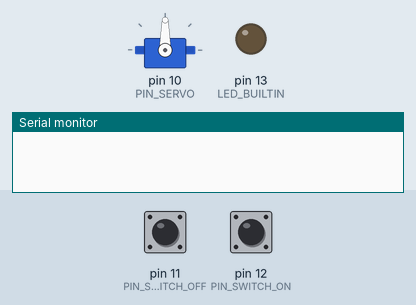
Recording of a sketch running on a simulated Arduino Uno, built with avr-gcc and run on an emulated ATmega328P. On the bench: servo, output pins drawn as LEDs (lit = HIGH), the last lines printed to the serial monitor. Inputs (shaded band) come from the test bench; at power-on: pin 12 (PIN_SWITCH_ON) HIGH, pin 11 (PIN_SWITCH_OFF) HIGH.

Above: at 1.2 s.
1.3 s: pin 12 (PIN_SWITCH_ON) pulled LOW for 0.15 s
At 1.9 s:
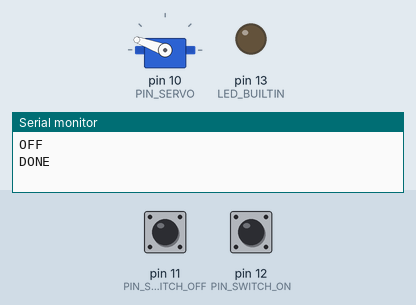
2.9 s: pin 11 (PIN_SWITCH_OFF) pulled LOW for 0.15 s
At 3.5 s:
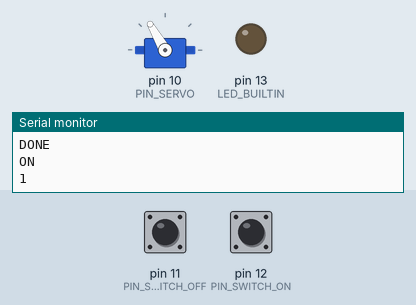
5.1 s: pin 12 (PIN_SWITCH_ON) pulled LOW for 1 s
At 5.8 s:
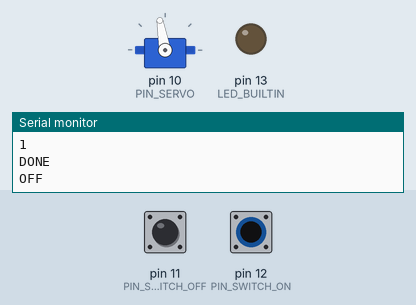
7.6 s: pin 11 (PIN_SWITCH_OFF) pulled LOW for 1 s
10.6 s: pin 12 (PIN_SWITCH_ON) pulled LOW for 3.2 s
15.3 s: pin 11 (PIN_SWITCH_OFF) pulled LOW for 3.2 s
At 16.2 s:
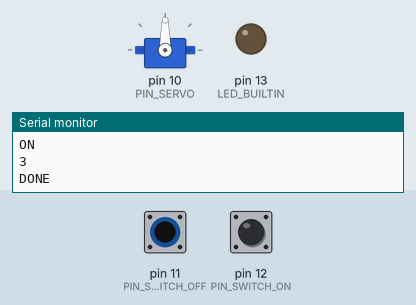
Timing chart, 0 to 18.3 s (numbered marks = the images above; inputs shaded):
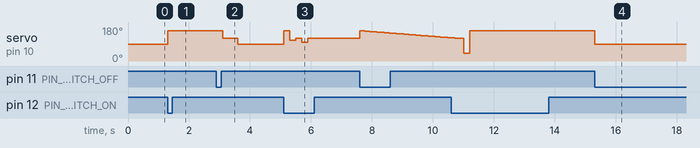

Measured:
- after the input at 1.3 s, servo on pin 10 (PIN_SERVO): 90° → 160° at once
- after the input at 2.9 s, servo on pin 10 (PIN_SERVO): 160° → 120° after 0.20 s, → 90° 0.50 s later
- after the input at 5.1 s, servo on pin 10 (PIN_SERVO): 90° → 160° at once, → 110° 0.20 s later, → 120° 0.20 s later, → 100° 0.20 s later, … (5 changes in this stretch)
- after the input at 15.3 s, servo on pin 10 (PIN_SERVO): 160° → 90° at once

The sketch:

useless_box.ino
```cpp
/* Der graue Teil ist für Benutzer, zum lesen. Genau. Lesen.
  Dies ist ein kleines Arduino Projekt zum Betrieb einer Useless-Box.

  Die Useless Box besteht aus einem Servo, einem Schalter, einem Mikrocontroller und einigen Kunststoffteilen.

  Wenn der Benutzer den Schalter umlegt, ist die Maschine im Ein-Zustand. Nun betätigt der Servo den Schalter um wieder im Aus-Zustand zu sein.

  Die verwendeten PINS sind:

  Für den Servo:
  5V                                     an 5V
  GND                                    an GND
  Signal                                 an GPIO10

  Der Servo erhält seine Position über ein Rechtecksignal. Dieses ist wie folgt aufgebaut:

  |v
  |  _             _
  |_| |___________| |____________        O- Servowelle 180°
  |_________________________________t

  |v
  |  ______        _______               |
  |_|      |______|       |______        O  Servowelle 90°
  |_________________________________t

  |v
  |  ___________   ____________
  |_|           |_|            |_       -O  Servowelle 0°
  |_________________________________t


  Für den Taster:
  Position 2        (NO - Normal Open)   an GPIO11
  Mittlerer Kontakt (Common)             an GND
  Position 1        (NC - Normal Closed) an GPIO12

                   GND
                    o
            ________|________
          |         |       |
          |          \      |
          |           \     |
          | (NO)o      o(NC)|
          |_____|______|____|
                |      |
                o      o
              GPIO11 GPIO12

Ein Taster sollte immer mit einem PullUp-Widerstand verwendet werden.

          |
          |      o
          |      |
          |     |-|
          |     |R|   Im Mikrocontroller
          |     |-|
          |      |
          |      o-------> GPIO-Pin
          |______|________________________
                 |
               \
       Taster   \
                 |
                 o
                GND

Andere Useless Machines verwenden andere PINs, andere Maße und andere Drehwerte, also minValue und maxValue!

WARNUNG! Je nach Einbauposition des Hebels kann Gehäuse, Arduino oder sonstiges **ZERSTÖRT** werden.
ACHTUNG! Im Programm sind aktuell die **Endpositionen** von **90 und 160** vorgesehen! wenn der **Servo** auf der **hinteren Endlage** steht, muss der **Hebel** in etwa **horizontal** angebracht werden!
ACTHUNG! Hardware-Projekte und Software-Projekte können NICHT beliebig abgeändert oder kombiniert werden!

HINWEIS: Vor dem verwenden neuer Software IMMER den Servo ausbauen! (Siehe Video)
*/

//Einbinden einer Biblithek aus Code-Stücken, die zum Verwenden eines Servos notwendig sind
#include <Servo.h>
//Erstellen eines Objektes vom Typ Servo mit dem Namen myservo.
Servo myservo;

//Festlegen von Variablen für End-Positionen
int minValue = 90;
int maxValue = 160;


//Festlegen von Variablen mit Pin-Zuweisungen
int PIN_SERVO = 10;
int PIN_SWITCH_ON = 12;
int PIN_SWITCH_OFF = 11;

//Zum 'Entprellen' des Schalters, eine Variable zum Speichern des letzten Schaltzustandes verwenden
bool last_switch_state = false;

//Variable mit der entschieden wird, wann welche Reaktion abgespielt wird.
int variation = 0;

//Code-Block, der einmal beim Anschalten des Arduinos ausgeführt wird.
void setup() {
  //Anbinden des Servos an den Servo-Pin
  myservo.attach(PIN_SERVO);
  //Anbinden des Schalted an die Schalter-Pins
  pinMode(PIN_SWITCH_ON, INPUT_PULLUP);
  pinMode(PIN_SWITCH_OFF, INPUT_PULLUP);
  //Anbinden der On-Board-LED an den Pin den Arduino dafür vorgesehen hat
  pinMode(LED_BUILTIN, OUTPUT);
  //Und weil wir sonst so gaaar nicht wissen, was der Arduino macht, lassen wir zu, dass er mit dem Computer spricht:
  //Festlegen der Geschwindigkeit (Baud) für den Serial-Port.
  Serial.begin(9600);
}

//Code-Block, der immer wieder durchlaufen wird, nachdem das Setup ausgeführt wurde.
void loop() {

  if (digitalRead(PIN_SWITCH_ON) == true && digitalRead(PIN_SWITCH_OFF) == false && last_switch_state == true) {
    //Den aktuellen Status als 'false' festlegen, wenn jetzt der Schalter wackelt, dann werden nicht alle oberen Bedingungen erfüllt und es gibt weniger Fehler
    last_switch_state = false;

    //Eine Zahl zwischen 0 und 3 festlegen, man halt also 4 Varianten: 0, 1, 2, 3
    variation = (variation + 1) % 4;

    //Dem Computer was zurufen.
    Serial.println("ON");
    Serial.println(variation);

    //Auswahl für Vorwärts-Bewegung
    switch (variation){
      case 0:
        servo_forwardMove0();
        break;
      case 1:
        servo_forwardMove1();
        break;
      case 2:
        servo_forwardMove2();
        break;
      default:
      servo_forwardMove();
    }
    Serial.println("DONE");
  }
  else if (digitalRead(PIN_SWITCH_ON) == false && digitalRead(PIN_SWITCH_OFF) == true && last_switch_state == false) {
    //Den aktuellen Status als 'true' festlegen.
    last_switch_state = true;

    //Dem Computer was zurufen.
    Serial.println("OFF");

    //Auswahl für Rückwärts-Bewegung
    switch (variation){
      case 0:
        servo_backwardMove0();
        break;
      case 1:
        servo_backwardMove1();
        break;
      case 2:
        servo_backwardMove2();
        break;
      default:
      servo_backwardMove();
    }
    //Dem Computer was zurufen.
    Serial.println("DONE");
  }
}

//***********************************************************************
//
// Hier sind die verschiedenen Vor- und Zurückbewegungen definiert.
//
// Also wenn man was ändern möchte, am besten HIER:
//
//***********************************************************************
//Vorwärts
void servo_forwardMove(){
  myservo.write(minValue);
}

//Der Arm fährt langsam vor. So richtig langsam!
void servo_forwardMove0(){
  for (int pos = maxValue; pos > minValue; pos--){
    myservo.write(pos);
    delay(50);
  }
}

//Der Arm fährt zuerst ein Stück vor, um zu schauen was los ist, dann wartet er kurz und drückt den Taster.
void servo_forwardMove1(){
  delay(200);
  myservo.write(minValue + 30);
  delay(500);
  myservo.write(minValue);
}

//Der Arm fährt langsam vor. So richtig langsam! Aber mit Twist!
void servo_forwardMove2(){
  for (int pos = maxValue; pos > minValue + 30; pos--){
    myservo.write(pos);
    delay(80);
  }
  delay(200);
  myservo.write(minValue - 50);
  delay(200);
  myservo.write(minValue);

}

//Rückwärts
//Fährt zurück, wartet, und fährt dann vor um zu lauern!
void servo_backwardMove(){
  myservo.write(maxValue);
  delay(200);
  myservo.write(minValue + 20);
}

//Direkter Rückzug!
void servo_backwardMove0(){
  //Der Servo soll auf Position maxValue fahren.
  myservo.write(maxValue);
}

//In diesem Programm fährt der Arm erst zurück, dann vier Mal vor und zurück
void servo_backwardMove1(){
  myservo.write(maxValue);
  delay(200);
  myservo.write(minValue + 20);
  delay(200);
  myservo.write(minValue + 30);
  delay(200);
  myservo.write(minValue + 10);
  delay(200);
  myservo.write(minValue + 30);
}

//Hier fährt er direkt zurück.
void servo_backwardMove2(){
  myservo.write(maxValue);
}

// NICHT ANFASSEN! Bitte, bitte!
//Kleine Funktion zum Umrechnen von Werten.
int ranger(int min, int max, int ratio){
  //Und hier ist das, wo man Mathe braucht:
  int value = min + ((max - min) / 100 ) * ratio;
  //Das Berechnete als Integer(Ganzzahl) zurückgeben.
  return value;
}
```
